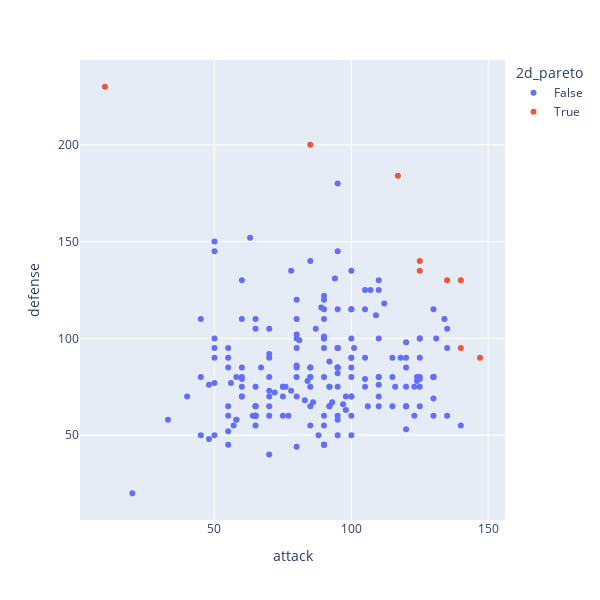

Notebook cell for this chart:
### Code cell
col1 = 'attack'
col2 = 'defense'
is_pareto = pokepareto.is_pareto_efficient(-final_forms.loc[:,[col1,col2]].values)
final_forms.loc[:,'2d_pareto'] = is_pareto

fig = px.scatter(data_frame=final_forms,
                 x=col1,
                 y=col2, 
                 hover_name='name',
                 color='2d_pareto',
                 hover_data={s:':.2f' for s in zstat_names})
fig.update_layout(
    autosize=False,
    width=600,
    height=600,)
fig.show()

### Figure 1 — Plotly figure (JSON) as saved in the notebook; plotly's stock layout.template omitted (floating-point values rounded to 4 significant figures; data arrays with more than 128 entries replaced by an {"elided": "..."} marker saying what was removed)
{"data": [{"customdata": {"elided": "196x6 float values"}, "hovertemplate": "<b>%{hovertext}</b><br><br>2d_pareto=False<br>attack=%{x}<br>defense=%{y}<br>z_attack=%{customdata[0]:.2f}<br>z_defense=%{customdata[1]:.2f}<br>z_sp_attack=%{customdata[2]:.2f}<br>z_sp_defense=%{customdata[3]:.2f}<br>z_speed=%{customdata[4]:.2f}<br>z_hp=%{customdata[5]:.2f}<extra></extra>", "hovertext": {"elided": "196 str values"}, "legendgroup": "False", "marker": {"color": "#636efa", "symbol": "circle"}, "mode": "markers", "name": "False", "orientation": "v", "showlegend": true, "type": "scatter", "x": {"elided": "196 int values"}, "xaxis": "x", "y": {"elided": "196 int values"}, "yaxis": "y"}, {"customdata": [[1.753, 1.521, -0.6924, -0.124, -1.581, 0.2553], [1.944, 0.3166, -0.8786, -0.7226, -0.8916, 1.105], [-0.1557, 3.93, -0.8786, -0.7226, -1.409, -0.1698], [-3.019, 4.963, -2.555, 5.862, -2.27, -2.508], [1.371, 1.865, -0.6924, 0.275, -1.064, -0.1698], [1.944, 1.521, -0.8786, -1.122, -1.064, 1.53], [2.211, 0.1445, -0.6924, -0.523, 0.9004, -0.1273], [1.066, 3.38, -1.288, -1.481, -1.477, 0.6803], [1.371, 1.693, -2.182, -2.518, -0.03009, 0.8929]], "hovertemplate": "<b>%{hovertext}</b><br><br>2d_pareto=True<br>attack=%{x}<br>defense=%{y}<br>z_attack=%{customdata[0]:.2f}<br>z_defense=%{customdata[1]:.2f}<br>z_sp_attack=%{customdata[2]:.2f}<br>z_sp_defense=%{customdata[3]:.2f}<br>z_speed=%{customdata[4]:.2f}<br>z_hp=%{customdata[5]:.2f}<extra></extra>", "hovertext": ["gigalith", "conkeldurr", "steelix", "shuckle", "golisopod", "rhyperior", "haxorus", "avalugg", "stonjourner"], "legendgroup": "True", "marker": {"color": "#EF553B", "symbol": "circle"}, "mode": "markers", "name": "True", "orientation": "v", "showlegend": true, "type": "scatter", "x": [135, 140, 85, 10, 125, 140, 147, 117, 125], "xaxis": "x", "y": [130, 95, 200, 230, 140, 130, 90, 184, 135], "yaxis": "y"}], "layout": {"autosize": false, "height": 600, "legend": {"title": {"text": "2d_pareto"}, "tracegroupgap": 0}, "margin": {"t": 60}, "width": 600, "xaxis": {"anchor": "y", "domain": [0, 1], "title": {"text": "attack"}}, "yaxis": {"anchor": "x", "domain": [0, 1], "title": {"text": "defense"}}}}
